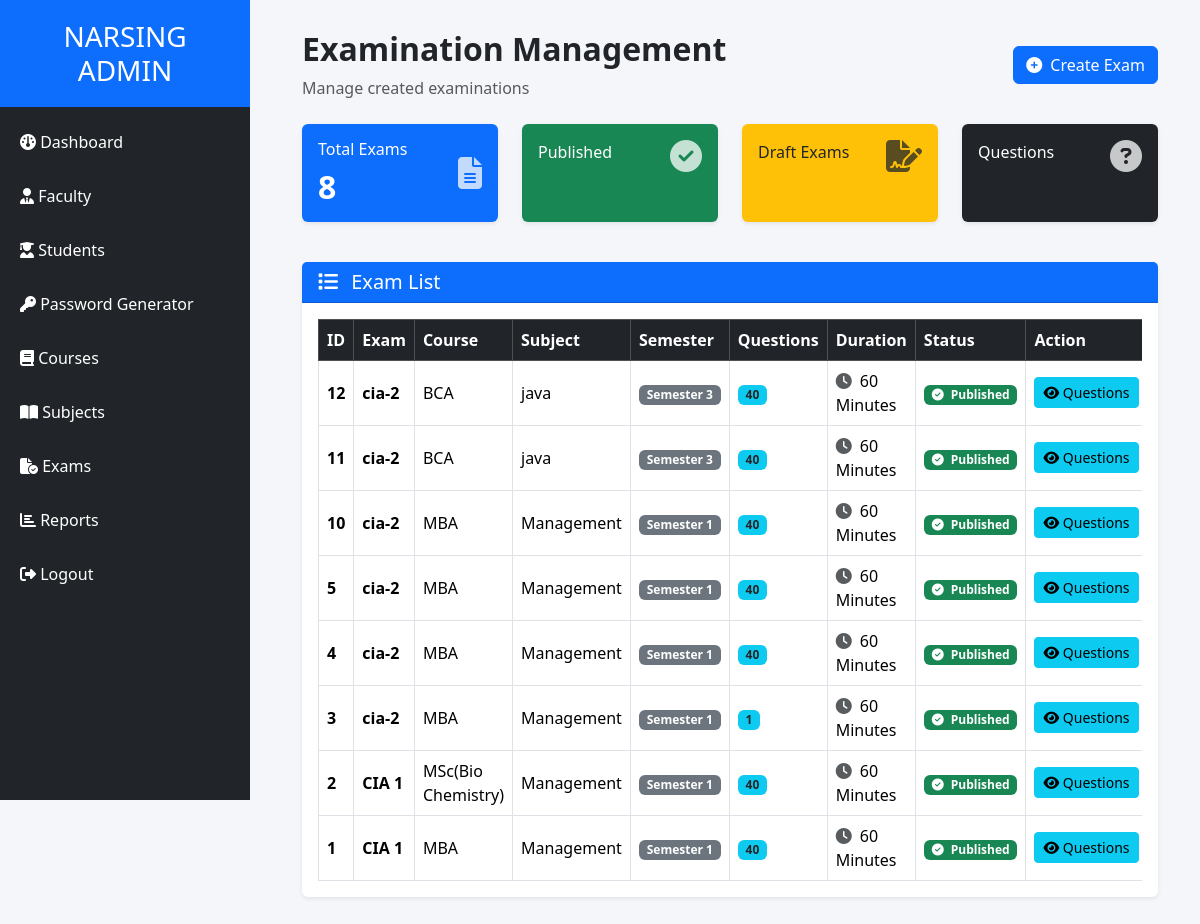
Before: /admin-panel/exams/ (signed in) with the older database file.
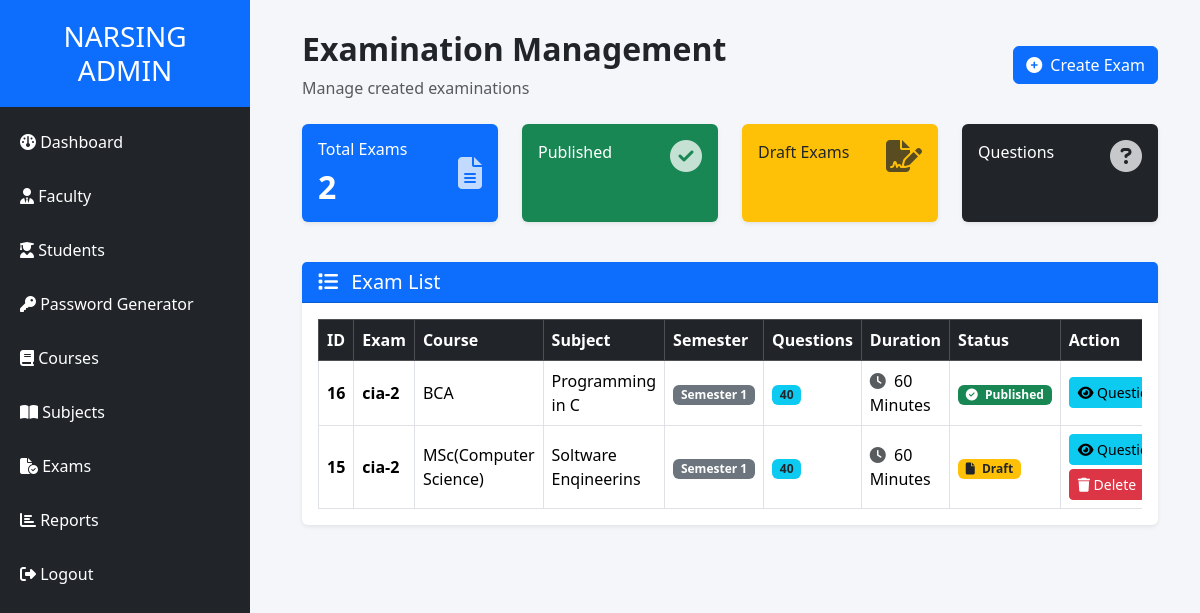
After: the same page with the newer database file.
### quiz/models.py (models this page shows, shortened)
class Exam(models.Model):
    exam_name = models.CharField(max_length=100)
    course = models.ForeignKey(
        Course,
        on_delete=models.CASCADE
    )
    semester = models.IntegerField(default=1)
    subject = models.ForeignKey(
        Subject,
        on_delete=models.CASCADE
    )
    duration = models.IntegerField(default=60)
    created_by = models.ForeignKey(
        User,
        on_delete=models.CASCADE,
        null=True
    )
    number_of_questions = models.IntegerField()
    start_time = models.DateTimeField()
    end_time = models.DateTimeField()
    is_published = models.BooleanField(default=False)
    created_at = models.DateTimeField(auto_now_add=True)

class Course(models.Model):
    name = models.CharField(
        max_length=100
    )

class Subject(models.Model):
    code = models.CharField(
        max_length=20,
        unique=True
    )
    name = models.CharField(
        max_length=100
    )
    course = models.ForeignKey(
        Course,
        on_delete=models.CASCADE
    )
    semester = models.IntegerField()

### quiz/views.py (the view)
@login_required
@user_passes_test(is_admin)
def manage_exams(request):
    exams = Exam.objects.select_related(
        "course",
        "subject"
    ).order_by("-created_at")
    return render(
        request,
        "admin_panel/manage_exams.html",
        {
            "exams": exams,
        }
    )

### quiz/views.py (called while the page is built)
def is_admin(user):
    return (
        user.is_authenticated
        and user.is_superuser
    )

### quiz/templates/admin_panel/manage_exams.html (shortened to what the changed rows need)
{% extends "base_admin.html" %}
{% block content %}
<div class="container-fluid">
    <div class="d-flex justify-content-between align-items-center mb-4">
        <div>
            <h2 class="fw-bold">
                Examination Management
            </h2>
        </div>
    </div>
    <div class="row mb-4">
        <div class="col-md-3 mb-3">
            <div class="card shadow-sm border-0 bg-primary text-white h-100">
                <div class="card-body">
                    <div class="d-flex justify-content-between align-items-center">
                        <div>
                            <h6 class="mb-2">
                                Total Exams
                            </h6>
                            <h2 class="fw-bold mb-0">
                                {{ exams|length }}
                            </h2>
                        </div>
                    </div>
                </div>
            </div>
        </div>
    </div>
    <div class="card shadow-sm border-0">
        <div class="card-body">
            <div class="table-responsive">
                <table class="table table-hover table-bordered align-middle mb-0">
                    <thead class="table-dark">
                        <tr>
                            <th>ID</th>
                            <th>Exam</th>
                            <th>Course</th>
                            <th>Subject</th>
                            <th>Semester</th>
                            <th>Questions</th>
                            <th>Duration</th>
                            <th>Status</th>
                            <th style="min-width: 280px;">
                                Action
                            </th>
                        </tr>
                    </thead>
                    <tbody>
                        {% for exam in exams %}
                        <tr>
                            <td class="fw-bold">
                                {{ exam.id }}
                            </td>
                            <td>
                                <strong>
                                    {{ exam.exam_name }}
                                </strong>
                            </td>
                            <td>
                                {% if exam.course %}
                                    {{ exam.course.name }}
                                {% else %}
                                    <span class="text-muted">
                                        —
                                    </span>
                                {% endif %}
                            </td>
                            <td>
                                {% if exam.subject %}
                                    {{ exam.subject.name }}
                                {% else %}
                                    <span class="text-muted">
                                        —
                                    </span>
                                {% endif %}
                            </td>
                            <td>
                                <span class="badge bg-secondary">
                                    Semester {{ exam.semester }}
                                </span>
                            </td>
                            <td>
                                <span class="badge bg-info text-dark">
                                    {{ exam.number_of_questions }}
                                </span>
                            </td>
                            <td>
                                <i class="fas fa-clock me-1 text-muted"></i>
                                {{ exam.duration }} Minutes
                            </td>
                            <td>
                                {% if exam.is_published %}
                                    <span class="badge bg-success">
                                        <i class="fas fa-check-circle me-1"></i>
                                        Published
                                    </span>
                                {% else %}
                                    <span class="badge bg-warning text-dark">
                                        <i class="fas fa-file me-1"></i>
                                        Draft
                                    </span>
                                {% endif %}
                            </td>
                            <td>
                                <div class="d-flex flex-wrap gap-1">
                                    <a href="{% url 'view_exam_questions' exam.id %}"
                                       class="btn btn-info btn-sm"
                                       title="View Questions">
                                        <i class="fas fa-eye"></i>
                                        Questions
                                    </a>
                                    <form method="POST"
                                          action="{% url 'delete_exam' exam.id %}"
                                          class="d-inline"
                                          onsubmit="return confirmDelete('{{ exam.exam_name|escapejs }}');">
                                        <button type="submit"
                                                class="btn btn-danger btn-sm"
                                                title="Delete Exam">
                                            <i class="fas fa-trash"></i>
                                            Delete
                                        </button>
                                    </form>
                                </div>
                            </td>
                        </tr>
                        {% endfor %}
                    </tbody>
                </table>
            </div>
        </div>
    </div>
</div>
{% endblock %}

Changed rows visible on the page:
removed Exam: id "12", exam_name "cia-2", course.name "BCA", subject.name "java", semester "3", number_of_questions "40", duration "60", is_published True (drawn)
removed Exam: id "11", exam_name "cia-2", course.name "BCA", subject.name "java", semester "3", number_of_questions "40", duration "60", is_published True (drawn)
removed Exam: id "10", exam_name "cia-2", course.name "MBA", subject.name "Management", semester "1", number_of_questions "40", duration "60", is_published True (drawn)
removed Exam: id "5", exam_name "cia-2", course.name "MBA", subject.name "Management", semester "1", number_of_questions "40", duration "60", is_published True (drawn)
removed Exam: id "4", exam_name "cia-2", course.name "MBA", subject.name "Management", semester "1", number_of_questions "40", duration "60", is_published True (drawn)
removed Exam: id "3", exam_name "cia-2", course.name "MBA", subject.name "Management", semester "1", number_of_questions "1", duration "60", is_published True (drawn)
removed Exam: id "2", exam_name "CIA 1", course.name "MSc(Bio Chemistry)", subject.name "Management", semester "1", number_of_questions "40", duration "60", is_published True (drawn)
removed Exam: id "1", exam_name "CIA 1", course.name "MBA", subject.name "Management", semester "1", number_of_questions "40", duration "60", is_published True (drawn)
added Exam: id "16", exam_name "cia-2", course.name "BCA", subject.name "Programming in C", semester "1", number_of_questions "40", duration "60", is_published True (drawn)
added Exam: id "15", exam_name "cia-2", course.name "MSc(Computer Science)", subject.name "Soltware Enqineerins", semester "1", number_of_questions "40", duration "60", is_published False (drawn)
Other visible differences:
{{ exams|length }}: "8" → "2"
